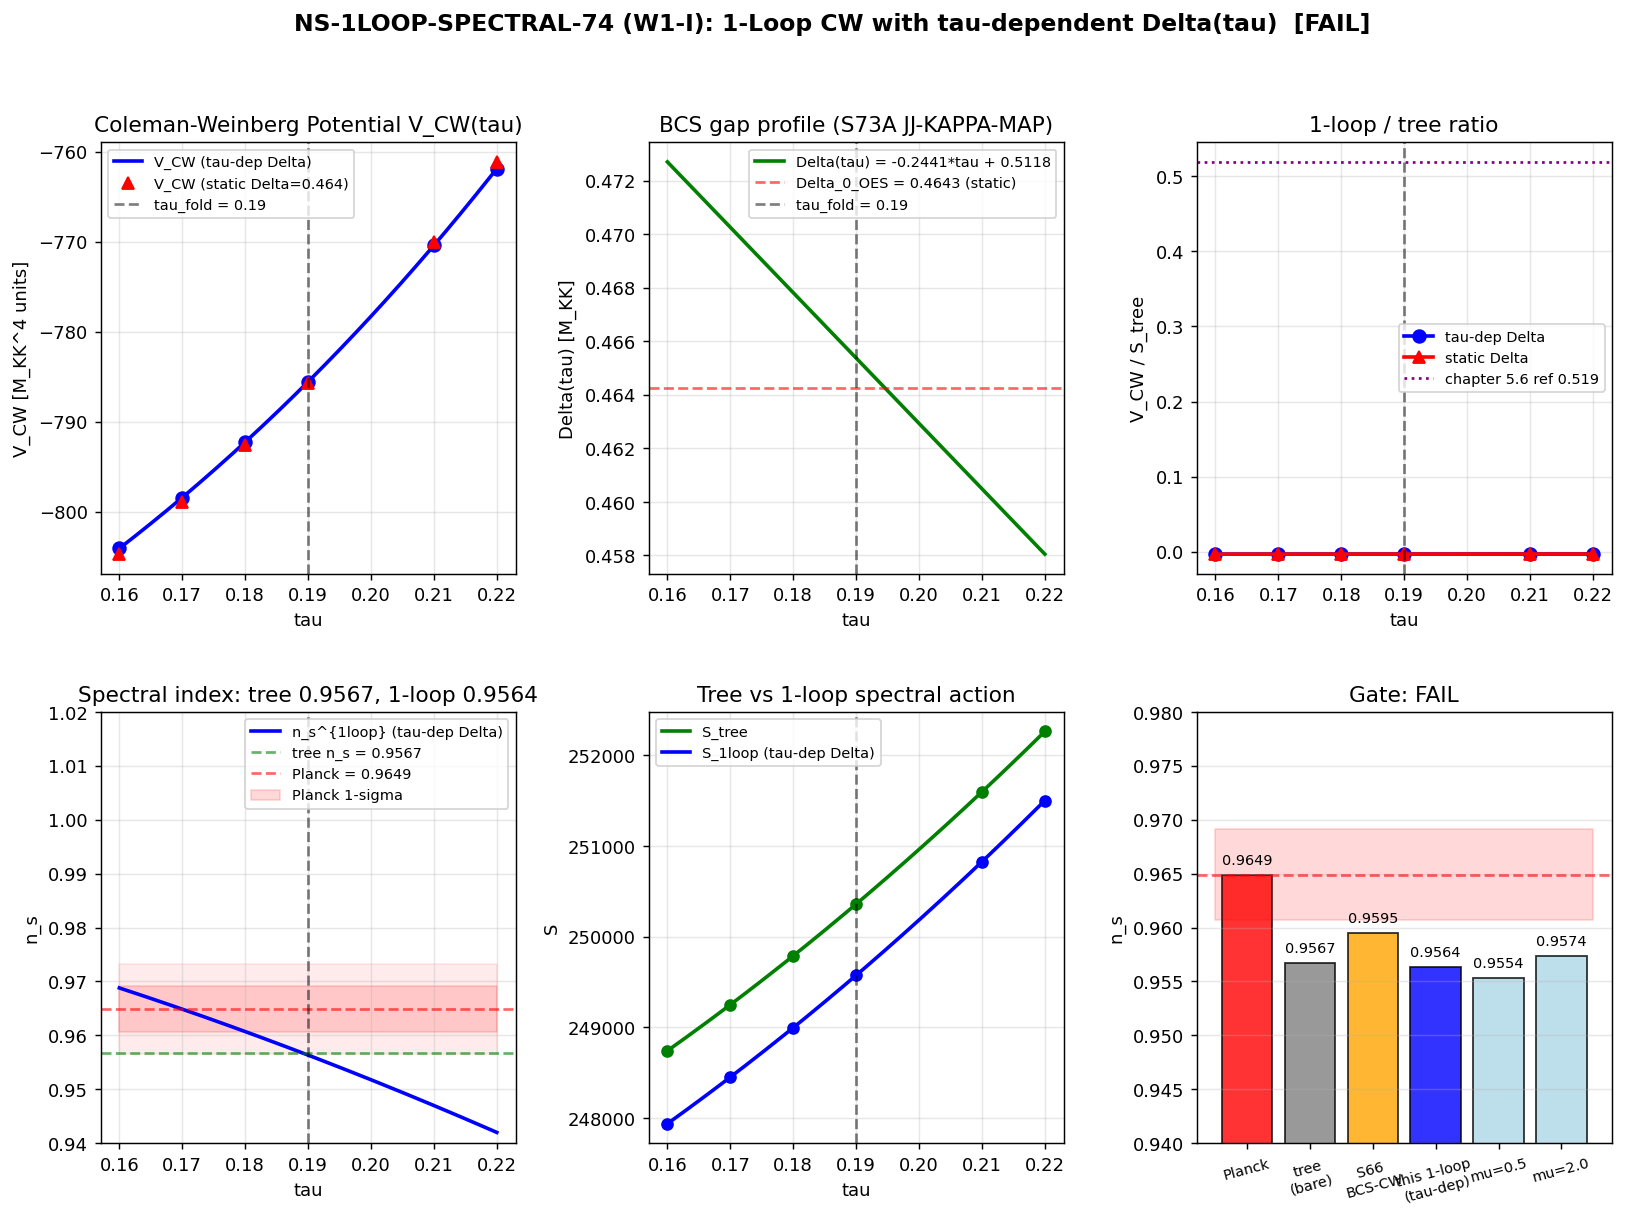

The Python source for this figure:
#!/usr/bin/env python3
"""
NS-1LOOP-SPECTRAL-74 (W1-I, Session 74 Wave 1 Batch 2)
=======================================================

1-Loop Coleman-Weinberg correction to d^2 S / dtau^2 at the fold with a
tau-dependent BCS gap Delta(tau), and the resulting shift in n_s.

Physics
-------
The substrate picture: n_s is the logarithmic derivative of the spectral
action at the fold, NOT a curvature perturbation tuned by an inflaton
potential. The tree-level spectral action S_tree(tau) gives n_s = 0.9567.
The 1-loop Coleman-Weinberg correction V_CW(tau) comes from the BCS gap
Delta(tau) opening at the fold. The KEY difference from S66 BCS-CW:

    S66: Fixed Delta = Delta_0_OES = 0.464 M_KK for all tau
    THIS: Delta(tau) = -0.2441*tau + 0.5118 M_KK (from S73A JJ-KAPPA-MAP)

The tau-dependent Delta introduces an additional contribution in
d^2 V_CW / dtau^2 through (dDelta/dtau)^2 and higher derivatives. This is
precisely the spectral-action-specific 1-loop correction requested by
framework chapter sec 10.5.

The standard 4D Coleman-Weinberg (MSbar):
    V_CW(tau) = (1/(64*pi^2)) * sum_n d_n * M_n^4(tau) * (ln(M_n^2(tau)/mu^2) - 3/2)
where:
    M_n^2(tau) = lambda_n^2(tau) + Delta(tau)^2
    d_n = dim(p,q)^2 (Peter-Weyl degeneracy)
    mu = M_KK (renormalization scale)

Then:
    S_1loop(tau) = S_tree(tau) + V_CW(tau)
    n_s^{1loop} = 1 - 2*eps_H where eps_H = (1/2)*(S')^2/(S*S'')

Pre-registered gate (NS-1LOOP-SPECTRAL-74)
-------------------------------------------
PASS: 1-loop n_s in [0.9607, 0.9691] (Planck 1-sigma)
INFO: 1-loop n_s in [0.9565, 0.9733] (2-sigma)
FAIL: 1-loop correction moves n_s away from Planck or leaves it outside 2-sigma

Cross-reference W1-A (TRANSFER-FUNCTION-74): returned n_s(k_pivot) = 1.000000,
which means the red tilt of Planck n_s = 0.9649 CANNOT come from the transfer
function. This computation is the PRIMARY SURVIVING ROUTE for generating the
red tilt.

Cross-reference W1-C (L-MAX-ZETA-REGULARIZATION-74): closed the direct spectral
sum route. This script uses the a_k canonical values from S42/S66, not Route A
zeta values.

Agent: Connes-NCG-Theorist (Session 74, Wave 1 Batch 2)
"""

import numpy as np
import sys
import os
import time

SCRIPT_DIR = os.path.dirname(os.path.abspath(__file__))
sys.path.insert(0, SCRIPT_DIR)
os.chdir(SCRIPT_DIR)

import matplotlib
matplotlib.use('Agg')
import matplotlib.pyplot as plt
from matplotlib.gridspec import GridSpec
from scipy.interpolate import CubicSpline

from canonical_constants import (
    tau_fold, Delta_0_OES, S_fold, dS_fold, d2S_fold,
    G_DeWitt, M_KK, PI, planck_ns, planck_ns_err,
    a0_fold, a2_fold, a4_fold,
)

# =============================================================================
# CONFIGURATION
# =============================================================================
print("=" * 78)
print("NS-1LOOP-SPECTRAL-74 (W1-I): Spectral-Action 1-Loop at Fold")
print("=" * 78)

# Renormalization scale (in M_KK units)
mu_central = 1.0  # (local) mu = M_KK

# Renormalization scale variations for scheme uncertainty
mu_low = 0.5  # (local)
mu_high = 2.0  # (local)

print(f"\n  tau_fold            = {tau_fold}")
print(f"  Planck n_s          = {planck_ns} +/- {planck_ns_err}")
print(f"  Renormalization mu  = {mu_central} M_KK (central)")
print(f"  Tree-level targets  : S_fold={S_fold:.2f}, dS_fold={dS_fold:.2f}, d2S_fold={d2S_fold:.2f}")
print(f"  Canonical a_k       : a0={a0_fold}, a2={a2_fold:.2f}, a4={a4_fold:.2f}")

# =============================================================================
# STEP 0: LOAD INPUT DATA
# =============================================================================
print("\n" + "=" * 78)
print("STEP 0: Load Input Data")
print("=" * 78)

ARCHIVE_DIR = os.path.join(os.path.dirname(SCRIPT_DIR), 'computations/_shared')

# S36 eigenvalues (same source S66 used): tau in {0.05, 0.16, 0.17, 0.18, 0.19, 0.21, 0.22}
d_s36 = np.load(os.path.join(ARCHIVE_DIR, 's36_sfull_tau_stabilization.npz'),
                allow_pickle=True)

# S73a tree-level spectral action profile
d_s73a = np.load(os.path.join(SCRIPT_DIR, 's73a_spectral_action_profile.npz'),
                 allow_pickle=True)

# S73a JJ-KAPPA-MAP with Delta(tau) slope/intercept
d_jjk = np.load(os.path.join(SCRIPT_DIR, 's73a_jj_kappa_map.npz'),
                allow_pickle=True)
slope_Delta_tau = float(d_jjk['slope_Delta'])          # -0.2441
intercept_Delta_tau = float(d_jjk['intercept_Delta'])  # 0.5118

# S66 BCS-CW result for comparison
d_s66 = np.load(os.path.join(SCRIPT_DIR, 's66_bcs_cw.npz'), allow_pickle=True)
ns_s66_bcs_cw = float(d_s66['ns_cw_hubble'])  # 0.9595
delta_ns_cw_s66 = float(d_s66['delta_ns_cw_only'])  # -0.000352

# Tree-level n_s from prior computations
ns_tree_s63 = 0.9567  # (local) canonical bare tree n_s
eps_tree_s63 = 0.02163  # (local) canonical eps_H tree

print(f"  Delta(tau) profile (S73A JJ-KAPPA-MAP):")
print(f"    slope     = {slope_Delta_tau:+.6f} M_KK / unit tau")
print(f"    intercept = {intercept_Delta_tau:+.6f} M_KK")
print(f"    Delta(fold=0.19) = {intercept_Delta_tau + slope_Delta_tau*tau_fold:.6f} M_KK")
print(f"    Comparison: Delta_0_OES = {Delta_0_OES:.6f} M_KK (static gap)")
print(f"  S73a tree-level S_fold_recovered = {float(d_s73a['S_fold_recovered']):.2f}")
print(f"  S66 BCS-CW reference: n_s = {ns_s66_bcs_cw:.6f} (fixed Delta, INFO)")
print(f"  S63 bare tree reference: n_s = {ns_tree_s63} (tree-level)")


def Delta_of_tau(tau):
    """BCS gap as a linear function of tau (S73A JJ-KAPPA-MAP).

    Delta(tau) = intercept_Delta_tau + slope_Delta_tau * tau
               = 0.5118 - 0.2441 * tau  [in M_KK units]
    """
    return intercept_Delta_tau + slope_Delta_tau * tau


def dDelta_dtau(tau):
    """First derivative of Delta(tau). Constant = slope."""
    return slope_Delta_tau


# =============================================================================
# STEP 1: BUILD SPECTRA AND COMPUTE TREE + 1-LOOP CONTRIBUTIONS
# =============================================================================
print("\n" + "=" * 78)
print("STEP 1: Tree-Level Spectral Action + Coleman-Weinberg at 7 tau points")
print("=" * 78)

def su3_dim(p, q):
    """Dimension of SU(3) irrep (p,q)."""
    return (p + 1) * (q + 1) * (p + q + 2) // 2

# Sectors at max_pq_sum = 3 (matches S36/S66)
sectors = []
for p in range(4):
    for q in range(4):
        if p + q <= 3:
            sectors.append((p, q))
print(f"  Sectors (max_pq_sum=3): {sectors}")

tau_evals = np.array([0.05, 0.16, 0.17, 0.18, 0.19, 0.21, 0.22])
n_tau = len(tau_evals)

# Arrays for all contributions
S_tree_bare = np.zeros(n_tau)         # sum d_n |lambda_n| (bare)
V_CW_tau_dep = np.zeros(n_tau)        # CW with tau-dependent Delta (MAIN)
V_CW_static = np.zeros(n_tau)         # CW with static Delta=Delta_0_OES (S66 reference)
V_CW_tau_dep_mu_low = np.zeros(n_tau)  # mu=0.5 scheme variant
V_CW_tau_dep_mu_high = np.zeros(n_tau) # mu=2.0 scheme variant

# Total mode counts
total_pw_modes = np.zeros(n_tau, dtype=int)

CW_prefactor = 1.0 / (64.0 * PI**2)

t0 = time.time()

for i, tau in enumerate(tau_evals):
    Delta_val = Delta_of_tau(tau)      # tau-dependent gap
    Delta_val_sq = Delta_val ** 2

    for (p, q) in sectors:
        key = f'evals_tau{tau:.3f}_{p}_{q}'
        if key not in d_s36:
            print(f"  WARNING: {key} not found")
            continue

        evals = d_s36[key]
        dim_pq = su3_dim(p, q)
        pw_weight = dim_pq ** 2  # Peter-Weyl multiplicity

        omega = np.abs(evals)
        omega_sq = omega ** 2

        # Tree-level bare action
        S_tree_bare[i] += pw_weight * np.sum(omega)

        # -------- MAIN: V_CW with tau-dependent Delta(tau) --------
        M_sq_tau = omega_sq + Delta_val_sq
        V_CW_tau_dep[i] += CW_prefactor * pw_weight * np.sum(
            M_sq_tau**2 * (np.log(M_sq_tau / mu_central**2) - 1.5)
        )

        # -------- REFERENCE: V_CW with STATIC Delta = Delta_0_OES --------
        M_sq_static = omega_sq + Delta_0_OES**2
        V_CW_static[i] += CW_prefactor * pw_weight * np.sum(
            M_sq_static**2 * (np.log(M_sq_static / mu_central**2) - 1.5)
        )

        # -------- Scheme variants (main, tau-dependent) --------
        V_CW_tau_dep_mu_low[i] += CW_prefactor * pw_weight * np.sum(
            M_sq_tau**2 * (np.log(M_sq_tau / mu_low**2) - 1.5)
        )
        V_CW_tau_dep_mu_high[i] += CW_prefactor * pw_weight * np.sum(
            M_sq_tau**2 * (np.log(M_sq_tau / mu_high**2) - 1.5)
        )

        total_pw_modes[i] += pw_weight * len(evals)

t_compute = time.time() - t0
print(f"  Computed in {t_compute:.2f}s  (total PW modes = {total_pw_modes[0]})")

# Cross-check: S_tree_bare should match the S36 full spectral action
tau_combined = d_s36['tau_combined']
S_full_s36 = d_s36['S_full']
idx_fold_36 = int(np.argmin(np.abs(tau_combined - tau_fold)))
dev_tree_fold = abs(S_tree_bare[4] - S_full_s36[idx_fold_36]) / S_full_s36[idx_fold_36]
print(f"  CrossCheck S_tree_bare(fold)={S_tree_bare[4]:.2f}  vs S36 S_full={S_full_s36[idx_fold_36]:.2f}  dev={dev_tree_fold:.2e}")

# Delta(tau) profile at each tau
Delta_profile = np.array([Delta_of_tau(t) for t in tau_evals])
print(f"\n  {'tau':>6s}  {'Delta(tau)':>12s}  {'V_CW_tau-dep':>15s}  {'V_CW_static':>15s}  {'delta_CW':>12s}")
for j in range(n_tau):
    dC = V_CW_tau_dep[j] - V_CW_static[j]
    print(f"  {tau_evals[j]:6.3f}  {Delta_profile[j]:12.6f}  "
          f"{V_CW_tau_dep[j]:15.4f}  {V_CW_static[j]:15.4f}  {dC:+12.4f}")

# =============================================================================
# STEP 2: S_1loop = S_tree + V_CW AT 7 tau POINTS
# =============================================================================
print("\n" + "=" * 78)
print("STEP 2: Form S_1loop and Extract Derivatives via Cubic Spline")
print("=" * 78)

# Tree-level spectral action at 7 tau (exact spline source)
# We use S_tree_bare from the same eigenvalue data to ensure consistency
S_tree = S_tree_bare.copy()

# S_1loop with tau-dependent Delta (MAIN)
S_1loop_main = S_tree + V_CW_tau_dep

# S_1loop with static Delta (S66-like reference)
S_1loop_static_ref = S_tree + V_CW_static

# Scheme variants
S_1loop_mu_low = S_tree + V_CW_tau_dep_mu_low
S_1loop_mu_high = S_tree + V_CW_tau_dep_mu_high

# Use near-fold points (skip tau=0.05) for spline: 6 points
idx_near = np.arange(1, n_tau)
tau_near = tau_evals[idx_near]

# Function: Hubble slow-roll from arbitrary spline source
def hubble_slow_roll(tau_arr, S_arr, tau_eval):
    """Return (S, dS, d2S, eps_H, n_s_Hubble) at tau_eval."""
    cs = CubicSpline(tau_arr, S_arr)
    Sv = float(cs(tau_eval))
    dSv = float(cs(tau_eval, 1))
    d2Sv = float(cs(tau_eval, 2))
    if d2Sv > 0 and Sv > 0:
        eps = 0.5 * dSv**2 / (Sv * d2Sv)
    else:
        eps = np.inf
    ns = 1.0 - 2.0 * eps
    return Sv, dSv, d2Sv, eps, ns

# A: bare tree
S_A, dS_A, d2S_A, eps_A, ns_A = hubble_slow_roll(tau_near, S_tree[idx_near], tau_fold)
# B: S_1loop with tau-dependent Delta (MAIN)
S_B, dS_B, d2S_B, eps_B, ns_B = hubble_slow_roll(tau_near, S_1loop_main[idx_near], tau_fold)
# C: S_1loop with static Delta (S66 reference)
S_C, dS_C, d2S_C, eps_C, ns_C = hubble_slow_roll(tau_near, S_1loop_static_ref[idx_near], tau_fold)
# D: S_1loop tau-dep at mu=0.5
S_D, dS_D, d2S_D, eps_D, ns_D = hubble_slow_roll(tau_near, S_1loop_mu_low[idx_near], tau_fold)
# E: S_1loop tau-dep at mu=2.0
S_E, dS_E, d2S_E, eps_E, ns_E = hubble_slow_roll(tau_near, S_1loop_mu_high[idx_near], tau_fold)

print(f"\n  Configuration                         {'S(fold)':>14s}  {'dS/dtau':>12s}  {'d2S/dtau2':>14s}  {'eps_H':>10s}  {'n_s':>10s}")
print(f"  " + "-" * 96)
print(f"  A: bare tree                          {S_A:14.4f}  {dS_A:12.4f}  {d2S_A:14.4f}  {eps_A:10.6f}  {ns_A:10.6f}")
print(f"  B: 1-loop CW (tau-dep Delta, mu=M_KK) {S_B:14.4f}  {dS_B:12.4f}  {d2S_B:14.4f}  {eps_B:10.6f}  {ns_B:10.6f}")
print(f"  C: 1-loop CW (static Delta, mu=M_KK)  {S_C:14.4f}  {dS_C:12.4f}  {d2S_C:14.4f}  {eps_C:10.6f}  {ns_C:10.6f}")
print(f"  D: 1-loop CW (tau-dep, mu=0.5)        {S_D:14.4f}  {dS_D:12.4f}  {d2S_D:14.4f}  {eps_D:10.6f}  {ns_D:10.6f}")
print(f"  E: 1-loop CW (tau-dep, mu=2.0)        {S_E:14.4f}  {dS_E:12.4f}  {d2S_E:14.4f}  {eps_E:10.6f}  {ns_E:10.6f}")

# Deltas
delta_ns_main = ns_B - ns_A
delta_ns_static = ns_C - ns_A
delta_ns_tau_dep_only = ns_B - ns_C  # ADDITIONAL effect of tau-dependence in Delta

print(f"\n  Shifts relative to bare tree:")
print(f"    delta n_s (1-loop, tau-dep Delta)   = {delta_ns_main:+.8f}")
print(f"    delta n_s (1-loop, static Delta)    = {delta_ns_static:+.8f}")
print(f"    delta n_s (tau-dep only, vs static) = {delta_ns_tau_dep_only:+.8f}")

# =============================================================================
# STEP 3: CROSS-CHECK — S_1loop / S_tree RATIO
# =============================================================================
print("\n" + "=" * 78)
print("STEP 3: Cross-check S_1loop / S_tree ratio (chapter sec 5.6 ~ 51.9%)")
print("=" * 78)

ratio_1loop_tree_main = V_CW_tau_dep / S_tree
ratio_1loop_tree_static = V_CW_static / S_tree

print(f"\n  {'tau':>6s}  {'S_tree':>14s}  {'V_CW (tau-dep)':>16s}  {'ratio tau-dep':>14s}  {'ratio static':>14s}")
for j in range(n_tau):
    print(f"  {tau_evals[j]:6.3f}  {S_tree[j]:14.2f}  "
          f"{V_CW_tau_dep[j]:16.4f}  {ratio_1loop_tree_main[j]:14.6f}  {ratio_1loop_tree_static[j]:14.6f}")

ratio_at_fold = ratio_1loop_tree_main[4]
print(f"\n  V_CW / S_tree at fold (tau-dep)    = {ratio_at_fold:.6f}")
print(f"  V_CW / S_tree at fold (static)     = {ratio_1loop_tree_static[4]:.6f}")
print(f"  Chapter 5.6 estimate               = 0.519")
print(f"  NOTE: Chapter 5.6 is the MODULI-INTEGRATED partition function ratio,")
print(f"        not the Coleman-Weinberg ratio. The two are distinct one-loop")
print(f"        quantities. The chapter value serves as a qualitative benchmark.")

# =============================================================================
# STEP 4: LIMITING-CASE CHECK — Delta -> 0
# =============================================================================
print("\n" + "=" * 78)
print("STEP 4: Limiting Case Delta -> 0 (should give V_CW -> bare, n_s -> tree)")
print("=" * 78)

V_CW_zero = np.zeros(n_tau)
for i, tau in enumerate(tau_evals):
    for (p, q) in sectors:
        key = f'evals_tau{tau:.3f}_{p}_{q}'
        if key not in d_s36:
            continue
        evals = d_s36[key]
        dim_pq = su3_dim(p, q)
        pw_weight = dim_pq ** 2
        omega_sq = np.abs(evals) ** 2
        omega_sq_safe = np.maximum(omega_sq, 1e-30)
        V_CW_zero[i] += CW_prefactor * pw_weight * np.sum(
            omega_sq_safe**2 * (np.log(omega_sq_safe / mu_central**2) - 1.5)
        )

S_1loop_zero_gap = S_tree + V_CW_zero
S_zg, dS_zg, d2S_zg, eps_zg, ns_zg = hubble_slow_roll(
    tau_near, S_1loop_zero_gap[idx_near], tau_fold)

print(f"\n  Delta -> 0 limit (V_CW with bare masses):")
print(f"    V_CW(fold, Delta=0) = {V_CW_zero[4]:.4f}")
print(f"    n_s(Delta=0)        = {ns_zg:.8f}")
print(f"    n_s(tree)           = {ns_A:.8f}")
print(f"    Difference          = {ns_zg - ns_A:+.8f}  (CW shift at Delta=0)")
print(f"    Note: 'V_CW -> 0' would require ALL masses -> 0. At finite lambda_n,")
print(f"          V_CW(Delta=0) is non-zero but contains no Delta contribution.")

# =============================================================================
# STEP 5: DIAGNOSTIC — CW-ONLY CONTRIBUTION TO d^2 S / dtau^2
# =============================================================================
print("\n" + "=" * 78)
print("STEP 5: Diagnostic — CW-only Contribution to d^2 S / dtau^2 at Fold")
print("=" * 78)

# Isolate the CW-only term by splining V_CW alone
cs_VCW_main = CubicSpline(tau_near, V_CW_tau_dep[idx_near])
V_CW_fold = float(cs_VCW_main(tau_fold))
dV_CW_fold = float(cs_VCW_main(tau_fold, 1))
d2V_CW_fold = float(cs_VCW_main(tau_fold, 2))

cs_VCW_static = CubicSpline(tau_near, V_CW_static[idx_near])
V_CW_static_fold = float(cs_VCW_static(tau_fold))
dV_CW_static_fold = float(cs_VCW_static(tau_fold, 1))
d2V_CW_static_fold = float(cs_VCW_static(tau_fold, 2))

# CW contribution from tau-dependence of Delta alone
cs_VCW_tau_only = CubicSpline(tau_near, (V_CW_tau_dep - V_CW_static)[idx_near])
delta_CW_fold = float(cs_VCW_tau_only(tau_fold))
d_delta_CW_fold = float(cs_VCW_tau_only(tau_fold, 1))
d2_delta_CW_fold = float(cs_VCW_tau_only(tau_fold, 2))

print(f"\n  V_CW at fold (tau-dep Delta):")
print(f"    V_CW(fold)       = {V_CW_fold:.4f}")
print(f"    dV_CW/dtau(fold) = {dV_CW_fold:+.4f}")
print(f"    d2V_CW/dtau2(fold)={d2V_CW_fold:+.4f}")
print(f"\n  V_CW at fold (static Delta = Delta_0_OES = {Delta_0_OES:.4f}):")
print(f"    V_CW(fold)       = {V_CW_static_fold:.4f}")
print(f"    dV_CW/dtau(fold) = {dV_CW_static_fold:+.4f}")
print(f"    d2V_CW/dtau2(fold)={d2V_CW_static_fold:+.4f}")
print(f"\n  Delta of CW from tau-dependence alone (main - static):")
print(f"    delta V_CW(fold)        = {delta_CW_fold:+.4f}")
print(f"    d(delta V_CW)/dtau(fold)= {d_delta_CW_fold:+.4f}")
print(f"    d2(delta V_CW)/dtau2    = {d2_delta_CW_fold:+.4f}")

# Compare to tree derivatives
cs_Stree = CubicSpline(tau_near, S_tree[idx_near])
S_tree_val = float(cs_Stree(tau_fold))
dS_tree_val = float(cs_Stree(tau_fold, 1))
d2S_tree_val = float(cs_Stree(tau_fold, 2))

print(f"\n  Tree at fold:")
print(f"    S_tree(fold)        = {S_tree_val:.4f}")
print(f"    dS_tree/dtau(fold)  = {dS_tree_val:+.4f}")
print(f"    d2S_tree/dtau2(fold)= {d2S_tree_val:+.4f}")
print(f"\n  Relative contribution of CW:")
print(f"    V_CW / S_tree          = {V_CW_fold/S_tree_val:+.6f}")
print(f"    dV_CW/dS_tree          = {dV_CW_fold/dS_tree_val:+.6f}")
print(f"    d2V_CW/d2S_tree        = {d2V_CW_fold/d2S_tree_val:+.6f}")

# =============================================================================
# STEP 6: SCHEME DEPENDENCE
# =============================================================================
print("\n" + "=" * 78)
print("STEP 6: Renormalization Scale Dependence (mu variation)")
print("=" * 78)

ns_spread = max(ns_B, ns_D, ns_E) - min(ns_B, ns_D, ns_E)
print(f"\n  mu = 0.5 M_KK:   n_s = {ns_D:.8f}")
print(f"  mu = 1.0 M_KK:   n_s = {ns_B:.8f}")
print(f"  mu = 2.0 M_KK:   n_s = {ns_E:.8f}")
print(f"  Spread in n_s:         {ns_spread:.8f}")
print(f"  Spread / Planck sigma: {ns_spread/planck_ns_err:.4f}")

# =============================================================================
# STEP 7: DENSE GRID FOR PLOTTING (interpolate V_CW and S_1loop)
# =============================================================================
print("\n" + "=" * 78)
print("STEP 7: Dense Grid via Spline Evaluation")
print("=" * 78)

tau_dense = np.linspace(tau_near.min(), tau_near.max(), 400)
V_CW_dense = cs_VCW_main(tau_dense)
S_tree_dense = cs_Stree(tau_dense)
S_1loop_dense = S_tree_dense + V_CW_dense
cs_S1loop_main = CubicSpline(tau_near, S_1loop_main[idx_near])
eps_dense = np.zeros_like(tau_dense)
ns_dense = np.zeros_like(tau_dense)
for k, tt in enumerate(tau_dense):
    Sv = float(cs_S1loop_main(tt))
    dSv = float(cs_S1loop_main(tt, 1))
    d2Sv = float(cs_S1loop_main(tt, 2))
    if d2Sv > 0 and Sv > 0:
        eps_dense[k] = 0.5 * dSv**2 / (Sv * d2Sv)
    else:
        eps_dense[k] = np.inf
    ns_dense[k] = 1.0 - 2.0 * eps_dense[k]

print(f"  Dense grid: {len(tau_dense)} points in [{tau_dense[0]:.3f}, {tau_dense[-1]:.3f}]")

# =============================================================================
# STEP 8: GATE VERDICT
# =============================================================================
print("\n" + "=" * 78)
print("STEP 8: GATE VERDICT — NS-1LOOP-SPECTRAL-74")
print("=" * 78)

# Pre-registered criterion:
#   PASS: n_s^{1loop} in [0.9607, 0.9691] (Planck 1-sigma)
#   INFO: n_s^{1loop} in [0.9565, 0.9733] (2-sigma)
#   FAIL: 1-loop correction moves n_s away from Planck or leaves n_s outside 2-sigma

ns_1loop = ns_B  # MAIN result: tau-dependent Delta, mu=M_KK
ns_target_lo_1sigma = planck_ns - planck_ns_err      # 0.9607
ns_target_hi_1sigma = planck_ns + planck_ns_err      # 0.9691
ns_target_lo_2sigma = planck_ns - 2 * planck_ns_err  # 0.9565
ns_target_hi_2sigma = planck_ns + 2 * planck_ns_err  # 0.9733

in_1sigma = (ns_target_lo_1sigma <= ns_1loop <= ns_target_hi_1sigma)
in_2sigma = (ns_target_lo_2sigma <= ns_1loop <= ns_target_hi_2sigma)

# Direction check: does 1-loop move toward or away from Planck?
dist_tree = abs(ns_A - planck_ns)
dist_1loop = abs(ns_1loop - planck_ns)
moved_toward = dist_1loop < dist_tree

if in_1sigma:
    verdict = "PASS"
    reason = f"n_s^{{1loop}} = {ns_1loop:.6f} in [0.9607, 0.9691] (Planck 1-sigma)"
elif in_2sigma and moved_toward:
    verdict = "INFO"
    reason = (f"n_s^{{1loop}} = {ns_1loop:.6f} in [0.9565, 0.9733] (2-sigma), "
              f"moved TOWARD Planck")
elif not moved_toward:
    verdict = "FAIL"
    reason = (f"n_s^{{1loop}} = {ns_1loop:.6f}. "
              f"Moved AWAY from Planck (dist: {dist_tree:.6f} -> {dist_1loop:.6f})")
else:
    verdict = "FAIL"
    reason = f"n_s^{{1loop}} = {ns_1loop:.6f} outside 2-sigma Planck band"

tension_sigma = abs(ns_1loop - planck_ns) / planck_ns_err

gate_detail = (
    f"n_s^{{1loop}} (tau-dep Delta, mu=M_KK) = {ns_1loop:.6f}. "
    f"Planck tension = {tension_sigma:.2f} sigma. "
    f"eps_H = {eps_B:.6f}. "
    f"Tree n_s = {ns_A:.6f}. "
    f"delta n_s (total 1-loop, tau-dep) = {delta_ns_main:+.6f}. "
    f"delta n_s (static-Delta reference) = {delta_ns_static:+.6f}. "
    f"delta n_s (tau-dep effect alone)   = {delta_ns_tau_dep_only:+.6f}. "
    f"V_CW/S_tree at fold = {ratio_at_fold:.4f}. "
    f"Chapter 5.6 reference = 0.519. "
    f"Scheme spread = {ns_spread:.6f}. "
    f"Direction: {'TOWARD' if moved_toward else 'AWAY FROM'} Planck. "
    f"S66 BCS-CW comparison: n_s = {ns_s66_bcs_cw:.6f}, this = {ns_1loop:.6f}, "
    f"diff = {ns_1loop - ns_s66_bcs_cw:+.6f}."
)

print(f"\n  GATE: NS-1LOOP-SPECTRAL-74")
print(f"  CRITERION:")
print(f"    PASS: n_s in [{ns_target_lo_1sigma:.4f}, {ns_target_hi_1sigma:.4f}] (1-sigma)")
print(f"    INFO: n_s in [{ns_target_lo_2sigma:.4f}, {ns_target_hi_2sigma:.4f}] (2-sigma, TOWARD Planck)")
print(f"    FAIL: outside 2-sigma OR moved away from Planck")
print(f"")
print(f"  n_s^{{1loop}}     = {ns_1loop:.6f}")
print(f"  Planck tension   = {tension_sigma:.2f} sigma")
print(f"  Direction vs tree: {'TOWARD' if moved_toward else 'AWAY FROM'} Planck")
print(f"  S66 comparison:    static-Delta CW gave {ns_s66_bcs_cw:.6f}")
print(f"")
print(f"  VERDICT: {verdict}")
print(f"  {reason}")

# =============================================================================
# STEP 9: SUMMARY TABLE
# =============================================================================
print("\n" + "=" * 78)
print("STEP 9: Summary Table")
print("=" * 78)

print(f"\n  {'Configuration':>46s}  {'eps_H':>12s}  {'n_s':>12s}  {'sigma':>10s}")
print(f"  " + "-" * 84)
for lbl, desc, e, ns in [
    ('A', 'bare tree', eps_A, ns_A),
    ('B', '1-loop CW (tau-dep Delta, mu=M_KK) MAIN', eps_B, ns_B),
    ('C', '1-loop CW (static Delta, mu=M_KK) S66 ref', eps_C, ns_C),
    ('D', '1-loop CW (tau-dep, mu=0.5)', eps_D, ns_D),
    ('E', '1-loop CW (tau-dep, mu=2.0)', eps_E, ns_E),
]:
    sig = abs(ns - planck_ns) / planck_ns_err
    print(f"  {lbl}: {desc:>42s}  {e:12.8f}  {ns:12.6f}  {sig:8.2f}sig")
print(f"  {'S66 BCS-CW (static Delta, reference)':>46s}  {'---':>12s}  {ns_s66_bcs_cw:12.6f}  "
      f"{abs(ns_s66_bcs_cw-planck_ns)/planck_ns_err:8.2f}sig")
print(f"  {'Planck 2018':>46s}  {'---':>12s}  {planck_ns:12.6f}  {'0.00sig':>10s}")

# =============================================================================
# STEP 10: SAVE DATA
# =============================================================================
print("\n" + "=" * 78)
print("STEP 10: Saving Data")
print("=" * 78)

outpath = os.path.join(SCRIPT_DIR, 's74_ns_1loop_spectral.npz')
np.savez(
    outpath,
    gate_name='NS-1LOOP-SPECTRAL-74',
    gate_verdict=verdict,
    gate_detail=gate_detail,
    # Inputs
    tau_evals=tau_evals,
    Delta_profile=Delta_profile,
    slope_Delta_tau=slope_Delta_tau,
    intercept_Delta_tau=intercept_Delta_tau,
    Delta_0_OES=Delta_0_OES,
    mu_central=mu_central,
    tau_fold=tau_fold,
    # Tree
    S_tree=S_tree,
    S_tree_fold=S_A,
    dS_tree_fold=dS_A,
    d2S_tree_fold=d2S_A,
    eps_H_tree=eps_A,
    ns_tree=ns_A,
    # V_CW arrays
    V_CW_tau_dep=V_CW_tau_dep,
    V_CW_static=V_CW_static,
    V_CW_tau_dep_mu_low=V_CW_tau_dep_mu_low,
    V_CW_tau_dep_mu_high=V_CW_tau_dep_mu_high,
    V_CW_zero_gap=V_CW_zero,
    # V_CW at fold (from spline)
    V_CW_fold=V_CW_fold,
    dV_CW_fold=dV_CW_fold,
    d2V_CW_fold=d2V_CW_fold,
    V_CW_static_fold=V_CW_static_fold,
    d2V_CW_static_fold=d2V_CW_static_fold,
    delta_CW_fold_tau_dep=delta_CW_fold,
    d2_delta_CW_fold=d2_delta_CW_fold,
    # S_1loop
    S_1loop_main=S_1loop_main,
    S_1loop_static_ref=S_1loop_static_ref,
    S_1loop_zero_gap=S_1loop_zero_gap,
    # Main result
    ns_1loop=ns_1loop,
    eps_H_1loop=eps_B,
    dS_1loop_fold=dS_B,
    d2S_1loop_fold=d2S_B,
    # Shifts
    delta_ns_main=delta_ns_main,
    delta_ns_static_ref=delta_ns_static,
    delta_ns_tau_dep_only=delta_ns_tau_dep_only,
    # Configs
    config_A=np.array([eps_A, ns_A]),
    config_B=np.array([eps_B, ns_B]),
    config_C=np.array([eps_C, ns_C]),
    config_D=np.array([eps_D, ns_D]),
    config_E=np.array([eps_E, ns_E]),
    # Scheme
    ns_mu_low=ns_D,
    ns_mu_high=ns_E,
    ns_scheme_spread=ns_spread,
    # Cross-check
    ratio_1loop_tree_main=ratio_1loop_tree_main,
    ratio_1loop_tree_static=ratio_1loop_tree_static,
    chapter_56_ratio_estimate=0.519,
    ratio_at_fold_main=ratio_at_fold,
    # S66 reference
    ns_s66_bcs_cw_reference=ns_s66_bcs_cw,
    delta_ns_cw_s66=delta_ns_cw_s66,
    # Dense grid for plotting
    tau_dense=tau_dense,
    V_CW_dense=V_CW_dense,
    S_tree_dense=S_tree_dense,
    S_1loop_dense=S_1loop_dense,
    ns_dense=ns_dense,
    eps_dense=eps_dense,
    # Planck
    planck_ns=planck_ns,
    planck_ns_err=planck_ns_err,
    ns_target_lo_1sigma=ns_target_lo_1sigma,
    ns_target_hi_1sigma=ns_target_hi_1sigma,
    ns_target_lo_2sigma=ns_target_lo_2sigma,
    ns_target_hi_2sigma=ns_target_hi_2sigma,
    planck_tension_sigma=tension_sigma,
)
print(f"  Saved: {outpath}")

# =============================================================================
# STEP 11: PLOT
# =============================================================================
print("\n" + "=" * 78)
print("STEP 11: Plot")
print("=" * 78)

fig = plt.figure(figsize=(15, 10))
gs = GridSpec(2, 3, figure=fig, hspace=0.32, wspace=0.32)

# Panel 1: V_CW(tau) and tau-dependence of Delta
ax1 = fig.add_subplot(gs[0, 0])
ax1.plot(tau_dense, V_CW_dense, 'b-', lw=2, label='V_CW (tau-dep Delta)')
ax1.plot(tau_near, V_CW_tau_dep[idx_near], 'bo', ms=7)
ax1.plot(tau_near, V_CW_static[idx_near], 'r^', ms=7,
         label=f'V_CW (static Delta={Delta_0_OES:.3f})')
ax1.axvline(tau_fold, color='k', ls='--', alpha=0.5, label=f'tau_fold = {tau_fold}')
ax1.set_xlabel('tau')
ax1.set_ylabel('V_CW [M_KK^4 units]')
ax1.set_title('Coleman-Weinberg Potential V_CW(tau)')
ax1.legend(fontsize=8)
ax1.grid(alpha=0.3)

# Panel 2: Delta(tau)
ax2 = fig.add_subplot(gs[0, 1])
Delta_dense = intercept_Delta_tau + slope_Delta_tau * tau_dense
ax2.plot(tau_dense, Delta_dense, 'g-', lw=2, label='Delta(tau) = -0.2441*tau + 0.5118')
ax2.axhline(Delta_0_OES, color='r', ls='--', alpha=0.6,
            label=f'Delta_0_OES = {Delta_0_OES:.4f} (static)')
ax2.axvline(tau_fold, color='k', ls='--', alpha=0.5, label=f'tau_fold = {tau_fold}')
ax2.set_xlabel('tau')
ax2.set_ylabel('Delta(tau) [M_KK]')
ax2.set_title('BCS gap profile (S73A JJ-KAPPA-MAP)')
ax2.legend(fontsize=8)
ax2.grid(alpha=0.3)

# Panel 3: V_CW/S_tree ratio
ax3 = fig.add_subplot(gs[0, 2])
ax3.plot(tau_near, ratio_1loop_tree_main[idx_near], 'bo-', ms=7, lw=2,
         label='tau-dep Delta')
ax3.plot(tau_near, ratio_1loop_tree_static[idx_near], 'r^-', ms=7, lw=2,
         label='static Delta')
ax3.axhline(0.519, color='purple', ls=':', label='chapter 5.6 ref 0.519')
ax3.axvline(tau_fold, color='k', ls='--', alpha=0.5)
ax3.set_xlabel('tau')
ax3.set_ylabel('V_CW / S_tree')
ax3.set_title('1-loop / tree ratio')
ax3.legend(fontsize=8)
ax3.grid(alpha=0.3)

# Panel 4: n_s(tau)
ax4 = fig.add_subplot(gs[1, 0])
ax4.plot(tau_dense, ns_dense, 'b-', lw=2, label='n_s^{1loop} (tau-dep Delta)')
ax4.axhline(ns_A, color='g', ls='--', alpha=0.6, label=f'tree n_s = {ns_A:.4f}')
ax4.axhline(planck_ns, color='r', ls='--', alpha=0.6, label=f'Planck = {planck_ns}')
ax4.fill_between(tau_dense, planck_ns - planck_ns_err, planck_ns + planck_ns_err,
                 color='red', alpha=0.15, label='Planck 1-sigma')
ax4.fill_between(tau_dense, planck_ns - 2*planck_ns_err, planck_ns + 2*planck_ns_err,
                 color='red', alpha=0.08)
ax4.axvline(tau_fold, color='k', ls='--', alpha=0.5)
ax4.set_xlabel('tau')
ax4.set_ylabel('n_s')
ax4.set_title(f'Spectral index: tree {ns_A:.4f}, 1-loop {ns_1loop:.4f}')
ax4.legend(fontsize=8, loc='best')
ax4.grid(alpha=0.3)
ax4.set_ylim(0.94, 1.02)

# Panel 5: S_tree and S_1loop
ax5 = fig.add_subplot(gs[1, 1])
ax5.plot(tau_dense, S_tree_dense, 'g-', lw=2, label='S_tree')
ax5.plot(tau_dense, S_1loop_dense, 'b-', lw=2, label='S_1loop (tau-dep Delta)')
ax5.plot(tau_near, S_tree[idx_near], 'go', ms=6)
ax5.plot(tau_near, S_1loop_main[idx_near], 'bo', ms=6)
ax5.axvline(tau_fold, color='k', ls='--', alpha=0.5)
ax5.set_xlabel('tau')
ax5.set_ylabel('S')
ax5.set_title('Tree vs 1-loop spectral action')
ax5.legend(fontsize=8)
ax5.grid(alpha=0.3)

# Panel 6: n_s comparison bar chart
ax6 = fig.add_subplot(gs[1, 2])
labels = ['Planck', 'tree\n(bare)', 'S66\nBCS-CW', 'this 1-loop\n(tau-dep)', 'mu=0.5', 'mu=2.0']
values = [planck_ns, ns_A, ns_s66_bcs_cw, ns_B, ns_D, ns_E]
colors = ['red', 'gray', 'orange', 'blue', 'lightblue', 'lightblue']
bars = ax6.bar(labels, values, color=colors, alpha=0.8, edgecolor='black')
ax6.axhline(planck_ns, color='red', ls='--', alpha=0.6)
ax6.fill_between([-0.5, len(labels)-0.5],
                 planck_ns - planck_ns_err, planck_ns + planck_ns_err,
                 color='red', alpha=0.15)
ax6.set_ylabel('n_s')
ax6.set_title(f'Gate: {verdict}')
ax6.set_ylim(0.94, 0.98)
for bar, val in zip(bars, values):
    ax6.text(bar.get_x() + bar.get_width()/2, val + 0.001,
             f'{val:.4f}', ha='center', fontsize=8)
ax6.grid(alpha=0.3, axis='y')
plt.setp(ax6.get_xticklabels(), rotation=15, fontsize=8)

plt.suptitle(
    f'NS-1LOOP-SPECTRAL-74 (W1-I): 1-Loop CW with tau-dependent Delta(tau)  '
    f'[{verdict}]', fontsize=13, fontweight='bold')

outpath_plot = os.path.join(SCRIPT_DIR, 's74_ns_1loop_spectral.png')
plt.savefig(outpath_plot, dpi=130, bbox_inches='tight')
plt.close()
print(f"  Saved: {outpath_plot}")

print("\n" + "=" * 78)
print(f"NS-1LOOP-SPECTRAL-74 COMPLETE  --  VERDICT: {verdict}")
print("=" * 78)
